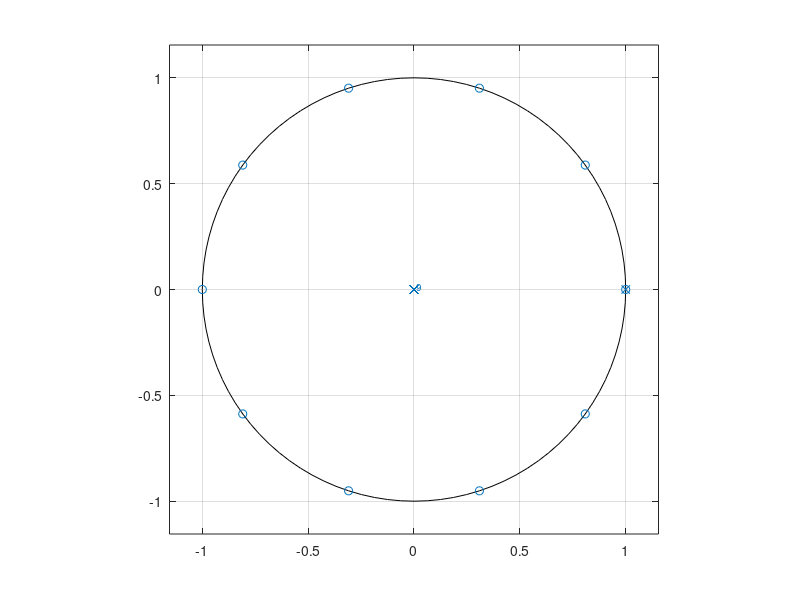
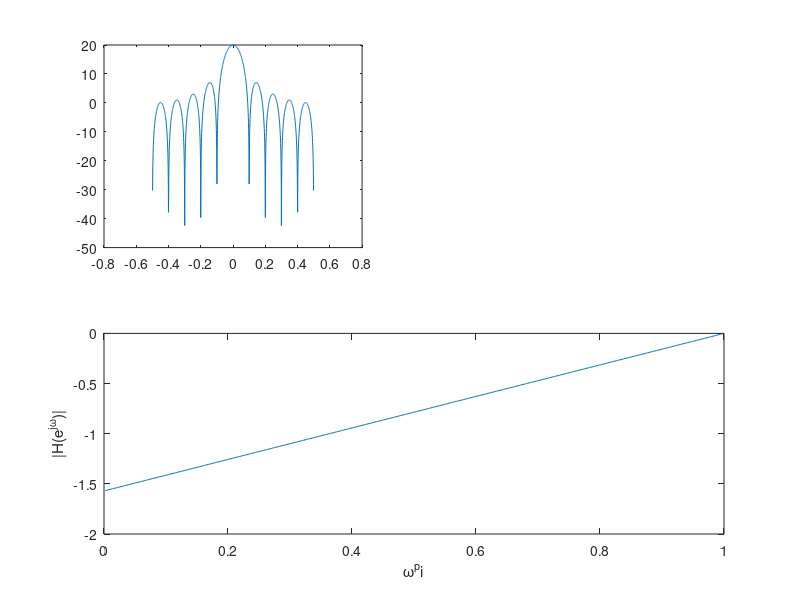
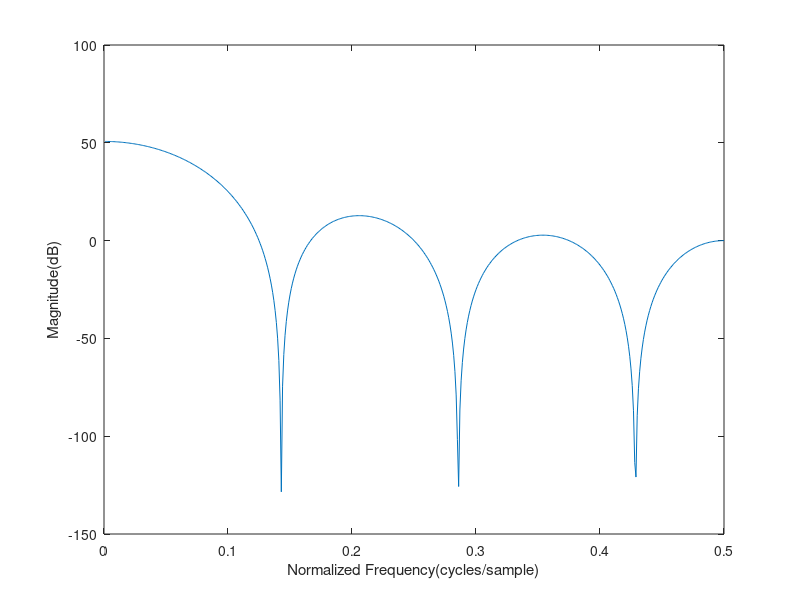

These charts were generated, in order, by the following MATLAB code: (Note: this script raises an error after producing the figures.)
%% 参考链接：https://zhuanlan.zhihu.com/p/455797158

%% 画出梳状滤波器的频率响应图 
%  求Z域传递函数的零极点与幅频、相频曲线 
% H = 1 - Z^(-R*M)
% R = 1;
% M = 1;

b = [1 0 0 0 0 0 0 0 -1];
a = 1;

figure(1);
zplane(b,a);
[h,w] = freqz(b,a);
figure(2);
subplot(2,1,1);
plot(w/pi,20*log10(abs(h)));
xlabel('Normalized Frequency (\times\pi rad/sample)');
ylabel('20*log10(|H(e^j^\omega)|)');
% axis([0,1,0,2.5])
subplot(2,1,2);
plot(w/pi,angle(h));
xlabel('\omega^pi');
ylabel('|H(e^j^\omega)|');
% axis([0,1,0,2.5])

%% 画出积分器的频率响应图
% H = 1/（1 - Z^(-1)）

b1 = 1;
a1 = [1 -1];

figure(1);
zplane(b1,a1);
[h1,w1] = freqz(b1,a1);
figure(2);
subplot(2,1,1);
plot(w1/pi,20*log10(abs(h1)));
xlabel('Normalized Frequency (\times\pi rad/sample)');
ylabel('20*log10(|H(e^j^\omega)|)');
% axis([0,1,0,2.5])
subplot(2,1,2);
plot(w1/pi,angle(h1));
xlabel('\omega^pi');
ylabel('|H(e^j^\omega)|');
% axis([0,1,0,2.5])


%% CIC幅度谱
% |H(f)|=|sin(pi*R*M*f)/sin(pi*f)|^N
R = 7 ;
N = 3 ;
M = 1 ;
f = 0: 0.001 :0.5 ;
h2 = abs(sin(pi*R*M*f)./sin(pi*f)).^N ;
figure
plot(f,20*log10(h2));
xlabel('Normalized Frequency(cycles/sample)');
ylabel('Magnitude(dB)');

%% CIC滤波器
%Z域传递函数： H(z) =[(1-z^-10) / (1 - z^-1)]^Q 
b = [1 0 0 0 0 0 0 0 0 0 -1];
a = [1 -1];
figure(1);
zplane(b,a);

% 数字滤波器频率响应
[h,w] = freqz(b,a,1024,'whole');
% 没理解这行代码的实际物理意义
h(1,1) = length(b)-1;
% 平移零频分量，然后绘制以零为中心的频谱
h_shift = fftshift(h);
n = length(w);
% zero-centered frequency range
w_shift = (-n/2:n/2-1)*(1/n); 
% plot(w_shift,abs(h_shift))

%观察级联个数对旁瓣衰减的影响
figure(2);
% 多少个级联
Q = 1; 
subplot(2,2,1);
plot(w_shift,20*log10(abs(h_shift).^Q))
peaks = findpeaks(20*log10(abs(h_shift).^Q));
xlabel('Normalized frequency(cycles/sample)');
ylabel('|H(e^j^\omega))|(dB)');
title('Q=1');
grid on;
Q = 2; 
subplot(2,2,2);
plot(w_shift,20*log10(abs(h_shift).^Q))
peaks = findpeaks(20*log10(abs(h_shift).^Q));
xlabel('Normalized frequency(cycles/sample)');
ylabel('|H(e^j^\omega))|(dB)');
title('Q=2');
grid on;
Q = 3; 
subplot(2,2,3);
plot(w_shift,20*log10(abs(h_shift).^Q))
peaks = findpeaks(20*log10(abs(h_shift).^Q));
xlabel('Normalized frequency(cycles/sample)');
ylabel('|H(e^j^\omega))|(dB)');
title('Q=3');
grid on;
Q = 4; 
subplot(2,2,4);
plot(w_shift,20*log10(abs(h_shift).^Q))
peaks = findpeaks(20*log10(abs(h_shift).^Q));
xlabel('Normalized frequency(cycles/sample)');
ylabel('|H(e^j^\omega))|(dB)');
title('Q=4');
grid on;
































